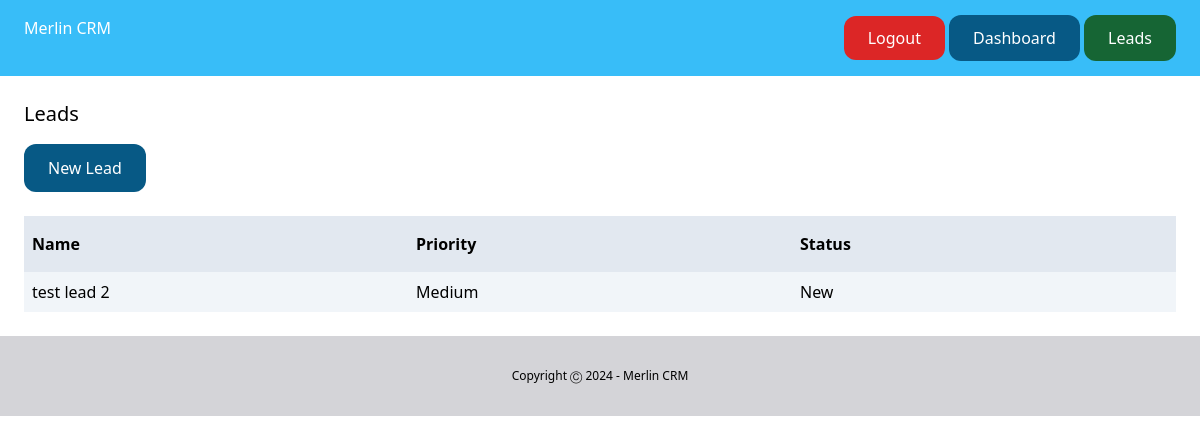
Before: /dashboard/leads/ (signed in) with the older database file.
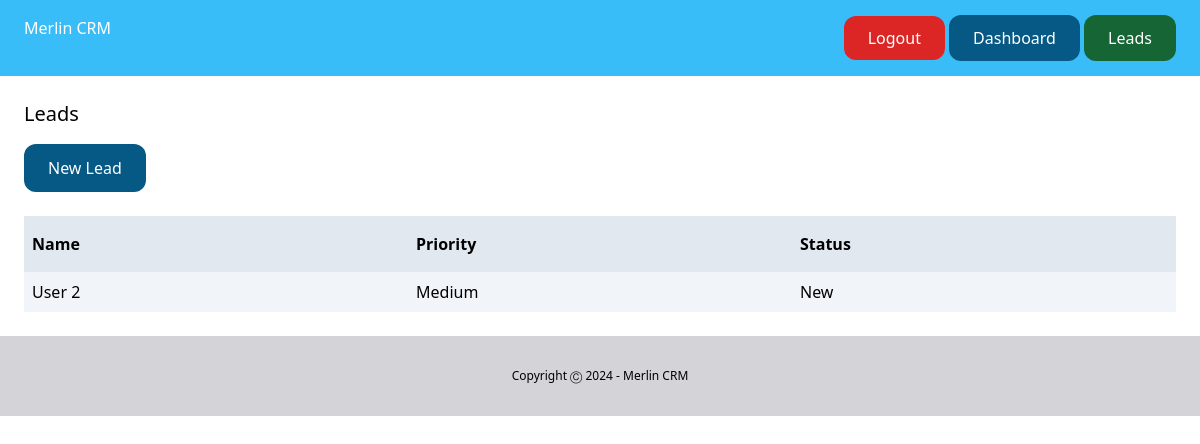
After: the same page with the newer database file.
### lead/models.py (models this page shows, shortened)
class Lead(models.Model):
    LOW = 'low'
    MEDIUM = 'medium'
    HIGH = 'high'
    CHOICES_PRIORITY = (
        (LOW, 'Low'),
        (MEDIUM, 'Medium'),
        (HIGH, 'High'),
    )
    NEW = 'new'
    CONTACTED = 'contacted'
    GAINED = 'gained'
    LOST = 'lost'
    CHOICES_STATUS = (
        (NEW, 'New'),
        (CONTACTED, 'Contacted'),
        (GAINED, 'Gained'),
        (LOST, 'Lost'),
    )
    name = models.CharField(max_length=260)
    email = models.EmailField()
    description = models.TextField(blank=True, null=True)
    priority = models.CharField(max_length=10, choices=CHOICES_PRIORITY, default=MEDIUM)
    status = models.CharField(max_length=10, choices=CHOICES_STATUS, default=NEW)
    converted_to_client = models.BooleanField(default=False)
    created_by = models.ForeignKey(User, related_name='leads', on_delete=models.CASCADE)
    created_on = models.DateTimeField(auto_now_add=True)
    modified_on = models.DateTimeField(auto_now=True)

### lead/views.py (the view)
# urls.py: path('', views.leads_list, name='leads_list'),
@login_required
def leads_list(request):
    leads = Lead.objects.filter(created_by=request.user, converted_to_client=False)
    return render(request, 'leads_list.html', {
        'leads': leads
    })

### templates/leads_list.html (shortened to what this page needs)
{% extends 'base.html' %}
{% block content %}
<div class="py-6 px-6">
    <h1 class="mb-4 text-xl">Leads</h1>
    <a href="{% url 'new_lead' %}" class="inline-block py-3 px-6 bg-sky-800 rounded-xl text-white">New Lead</a>
    {% if leads %}
        <div class="mt-6 flex justify-between">
            <p class="py-4 px-2 bg-slate-200 font-semibold w-full">Name</p>
            <p class="py-4 px-2 bg-slate-200 font-semibold w-full">Priority</p>
            <p class="py-4 px-2 bg-slate-200 font-semibold w-full">Status</p>
        </div>
        {% for lead in leads %}
            <div class="flex justify-between">
                <p class="py-2 px-2 w-full {% cycle 'bg-slate-100' '' %}">
                    <a href="{% url 'leads_detail' lead.id %}">{{ lead.name }}</a>
                </p>
                <p class="py-2 px-2 w-full {% cycle 'bg-slate-100' '' %}">{{ lead.get_priority_display }}</p>
                <p class="py-2 px-2 w-full {% cycle 'bg-slate-100' '' %}">{{ lead.get_status_display }}</p>
            </div>
        {% endfor %}
    {% else %}
        <p class="mt-6 px-2 pt-4 font-semibold">No leads in database.</p>
    {% endif %}
</div>
{% endblock %}

### templates/base.html (shortened to what this page needs)
<!doctype html>
<html>
<head>
    <script src="https://cdn.tailwindcss.com"></script>
</head>
<body>
    <nav class="py-4 px-6 flex justify-between bg-sky-400">
        <a href="/" class="text-white">Merlin CRM</a>
        <div class="space-x-4">
            {% if request.user.is_authenticated %}
            <form action="{% url 'logout' %}" method="post">
                <button type="submit" class="py-2.5 px-6 bg-red-600 rounded-xl text-white">Logout</button>
                <a href="{% url 'dashboard' %}" class="py-3 px-6 bg-sky-800 rounded-xl text-white">Dashboard</a>
                <a href="{% url 'leads_list' %}" class="py-3 px-6 bg-green-800 rounded-xl text-white">Leads</a>
              </form>
            {% else %}
                <a href="{% url 'signup' %}" class="py-3 px-6 bg-sky-600 rounded-xl text-white">Sign Up</a>
                <a href="{% url 'login' %}" class="py-3 px-6 bg-sky-800 rounded-xl text-white">Login</a>
            {% endif %}
        </div>
    </nav>
    {% block content %}
    {% endblock %}
    <footer class="py-8 text-center bg-zinc-300">
        <p class="text-xs">Copyright &#x24B8 2024  - Merlin CRM</p>
    </footer>
</body>
</html>

Changed rows visible on the page:
removed Lead: name "test lead 2", priority "Medium", status "New"
added Lead: name "User 2", priority "Medium", status "New"
